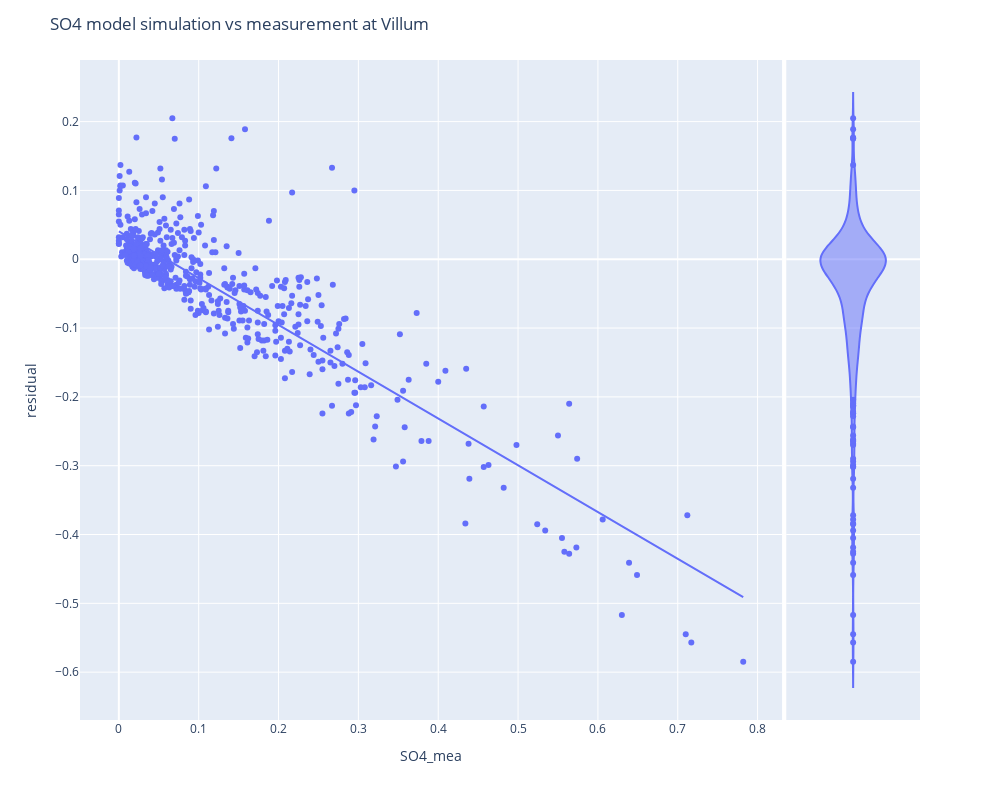

This figure's notebook cell:
### Code cell
chemical,station = 'SO4','Villum'   # Choose from 'SO2', 'SO4', 'NH4', 'NO3', and 'PM2.5' for chemical, 
                                    # and 'Villum','Spitzbergen','Alert' for station
plot_residual(chemical,station)

### Figure 1 — Plotly figure (JSON) as saved in the notebook; plotly's stock layout.template omitted (floating-point values rounded to 4 significant figures; data arrays with more than 128 entries replaced by an {"elided": "..."} marker saying what was removed)
{"data": [{"hovertemplate": "SO4_mea=%{x}<br>residual=%{y}<extra></extra>", "legendgroup": "", "marker": {"color": "#636efa", "symbol": "circle"}, "mode": "markers", "name": "", "orientation": "v", "showlegend": false, "type": "scatter", "x": {"elided": "782 float values"}, "xaxis": "x", "y": {"elided": "782 float values"}, "yaxis": "y"}, {"alignmentgroup": "True", "hovertemplate": "residual=%{y}<extra></extra>", "legendgroup": "", "marker": {"color": "#636efa", "symbol": "circle"}, "name": "", "offsetgroup": "", "scalegroup": "y", "showlegend": false, "type": "violin", "xaxis": "x2", "y": {"elided": "782 float values"}, "yaxis": "y2"}, {"hovertemplate": "<b>OLS trendline</b><br>residual = -0.679592 * SO4_mea + 0.0404536<br>R<sup>2</sup>=0.769084<br><br>SO4_mea=%{x}<br>residual=%{y} <b>(trend)</b><extra></extra>", "legendgroup": "", "marker": {"color": "#636efa", "symbol": "circle"}, "mode": "lines", "name": "", "showlegend": false, "type": "scatter", "x": {"elided": "565 float values"}, "xaxis": "x", "y": {"elided": "565 float values"}, "yaxis": "y"}], "layout": {"height": 800, "legend": {"tracegroupgap": 0}, "margin": {"t": 60}, "title": {"text": "SO4 model simulation vs measurement at Villum"}, "width": 1000, "xaxis": {"anchor": "y", "domain": [0, 0.8358], "title": {"text": "SO4_mea"}}, "xaxis2": {"anchor": "y2", "domain": [0.8408, 1], "matches": "x2", "showgrid": false, "showline": false, "showticklabels": false, "ticks": ""}, "yaxis": {"anchor": "x", "domain": [0, 1], "title": {"text": "residual"}}, "yaxis2": {"anchor": "x2", "domain": [0, 1], "matches": "y", "showgrid": true, "showticklabels": false}}}
